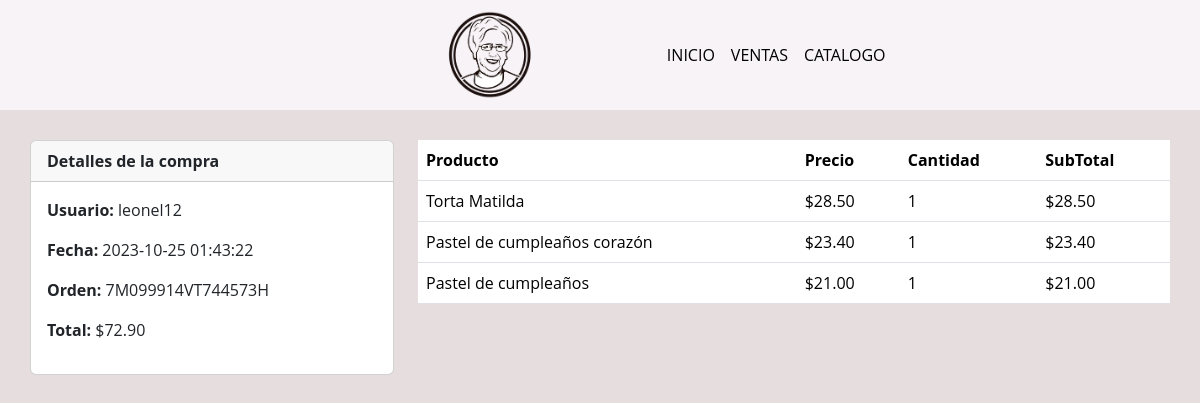
Page /admin/detalles_ventas.php?orden=7M099914VT744573H on the committed database.
### tables this page shows
CREATE TABLE `compra` (
  `id` int(11) NOT NULL,
  `id_transaccion` varchar(20) NOT NULL,
  `fecha` datetime NOT NULL,
  `status` varchar(20) NOT NULL,
  `email` varchar(70) NOT NULL,
  `id_cliente` varchar(20) NOT NULL,
  `total` decimal(10,2) NOT NULL
);

CREATE TABLE `detalle_compra` (
  `id` int(11) NOT NULL,
  `id_compra` int(11) NOT NULL,
  `id_producto` int(11) NOT NULL,
  `titulo` varchar(200) NOT NULL,
  `precio` decimal(10,2) NOT NULL,
  `cantidad` int(11) NOT NULL
);

### admin/detalles_ventas.php (the view, shortened to what this page needs)
<?php
$orden=$_GET['orden']??null;
$db= new DataBase();
$con=$db->conectar();
$sqlcompra=$con->prepare('SELECT * FROM compra WHERE id_transaccion =? LIMIT 1');
$sqlcompra->execute([$orden]);
$rowcompra = $sqlcompra->fetch(PDO::FETCH_ASSOC);
$idcompra=$rowcompra['id'];
$sqldetalles=$con->prepare('SELECT * FROM detalle_compra WHERE id_compra =?');
$sqldetalles->execute([$idcompra]);
?>
<!DOCTYPE html>
<html lang="en">
<head>
    <link href="https://cdn.jsdelivr.net/npm/bootstrap@5.3.2/dist/css/bootstrap.min.css" rel="stylesheet">
    <link rel="stylesheet" href="../CSS1/estilospagina.css">
</head>
     <header>
        <div class="navbar navbar-expand-lg">
            <div class="container">
                <a href="#" class="navbar-brand" id="logo">
                    <img src="../wed/imagenes/logotipoabuela.png">
                </a>
                <div class="collapse navbar-collapse" id="navbarHeader">
                    <ul class="navbar-nav me-auto mb-2 mb-lg-0">
                        <li class="nav-item">
                            <a href="miniProyecto.php" class="nav-link active">INICIO</a>
                        </li>
                        <li class="nav-item">
                            <a href="ventas.php" class="nav-link active">VENTAS</a>
                        </li>
                        <li class="nav-item">
                            <a href="../catalogoAdmin/index.php" class="nav-link active">CATALOGO</a>
                        </li>
                    </ul>
                </div>
            </div>
        </div>
    </header>
    <body>
    <main>
        <div class="container">
            <div class="row">
                <div class="col-12 col-md-4">
                    <div class="card md-3">
                        <div class="card-header">
                            <strong>Detalles de la compra</strong>
                        </div>
                        <div class="card-body">
                         <p><strong>Usuario: </strong><?php echo $rowcompra['id_cliente'];?></p>
                            <p><strong>Fecha: </strong><?php echo $rowcompra['fecha'];?></p>
                            <p><strong>Orden: </strong><?php echo $rowcompra['id_transaccion'];?></p>
                            <p><strong>Total: </strong><?php echo MONEDA . number_format( $rowcompra['total'],2,'.',',');?></p>
                        </div>
                    </div>
                </div>
                <div class="col-12 col-md-8">
                    <div class="table-responsive">
                        <table class="table">
                            <thead>
                                <tr>
                                    <th>Producto</th>
                                    <th>Precio</th>
                                    <th>Cantidad</th>
                                    <th>SubTotal</th>
                                </tr>
                            </thead>
                            <tbody>
                                <?php while($row=$sqldetalles->fetch(PDO::FETCH_ASSOC)){
                                    $precio=$row['precio'];
                                    $cantidad=$row['cantidad'];
                                    $subtotal=$precio * $cantidad;
                                    ?>
                                    <tr>
                                        <td><?php echo $row['titulo']?></td>
                                        <td><?php echo MONEDA . number_format($precio,2,'.',',') ?></td>
                                        <td><?php echo $cantidad ?></td>
                                        <td><?php echo MONEDA .''. number_format($subtotal,2,'.',',') ?></td>
                                    </tr>
                                   <?php }?>
                            </tbody>
                        </table>
                    </div>
                </div>
            </div>
        </div>
    </main>
</body>
</html>

### CSS1/estilospagina.css (style rules this page uses)
* { margin: 0; padding: 0; box-sizing: border-box; font-family: 'Open Sans', sans-serif; }
main>.container { padding: 30px 0; }
body { background-color: #e6ddde; }
header { display: flex; height: 110px; background-color: #f7f3f7; justify-content: center; align-items: center; padding-left: 10px; }
#navbarHeader { margin-left: 30%; gap: 45px; }
#logo img { gap: 20px; width: 90px; height: 90px; margin-left: 20px; }
.reporte, a { text-decoration: none; color: black; }

### rows in the picture
compra: id_cliente "leonel12", fecha "2023-10-25 01:43:22", id_transaccion "7M099914VT744573H", total "72.90"
detalle_compra: titulo "Torta Matilda", precio "28.50", cantidad "1"
detalle_compra: titulo "Pastel de cumpleaños corazón", precio "23.40", cantidad "1"
detalle_compra: titulo "Pastel de cumpleaños", precio "21.00", cantidad "1"

### other values in the picture
MONEDA "$"
